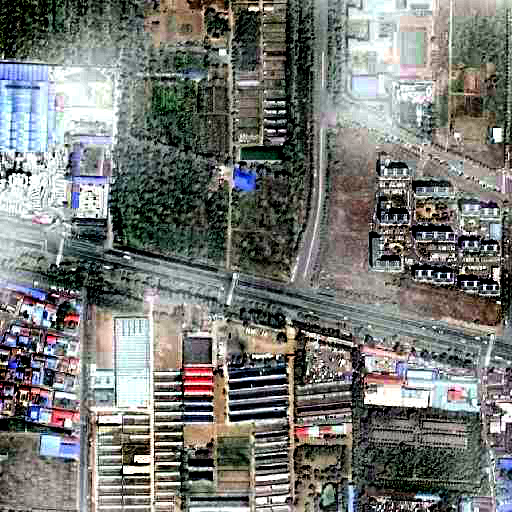
#> input picture results/Distributed_haze1k/test_thick/single_Image_Dehazing/001.png, 512 x 512 px; its folder holds 4 pictures in this run
$ python compute_metric.py
#> lines starting #> are read from the running program, lines starting #| are printed output that depends on the picture
### metrics.py
import os

from math import log10, sqrt
import cv2
import numpy as np

from scipy.stats import entropy


# [24 lines left out: functions PSNR, PSNR_for_dir, not called in this run]


def entropy_(image):
  gray_image = cv2.cvtColor(image, cv2.COLOR_BGR2GRAY)
  _bins = 128
  hist, _ = np.histogram(gray_image.ravel(), bins=_bins, range=(0, _bins))
  prob_dist = hist / hist.sum()
  image_entropy = entropy(prob_dist, base=2)
  return image_entropy


def entropy_for_dir(source_dir, destination_file):
  image_names = [file for file in os.listdir(source_dir) if not file.startswith('.')]
  entropy_scores = []
  for name in image_names:
    image = cv2.imread(os.path.join(source_dir, name))
#> image is the input picture: shape (512, 512, 3); mean B, G, R 116.8, 120.7, 118.6
    entr = entropy_(image)
#> in entropy_, `gray_image = cv2.cvtColor(image, cv2.COLOR_BGR2GRAY)`:
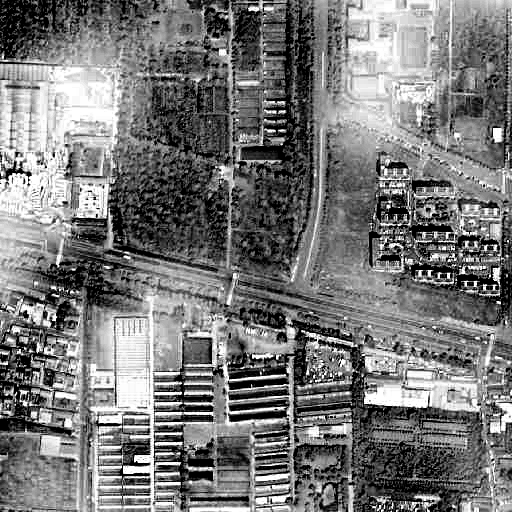
#> gray_image: shape (512, 512); min 0, max 255, mean 119.6
#> in entropy_, `hist, _ = np.histogram(gray_image.ravel(), bins=_bins, range=(0, _bins))`: hist = 128 values, max 18215 at index 0, min 499 at index 14, mean 1126.9
#> in entropy_, `prob_dist = hist / hist.sum()`: prob_dist = 128 values, max 0.126 at index 0, min 0.00346 at index 14, mean 0.00781
#> in entropy_, `image_entropy = entropy(prob_dist, base=2)`: image_entropy = 6.59
#> entr = 6.59
    entropy_scores.append(entr)
#> pass 2 of the loop in entropy_for_dir, `for name in image_names:`:
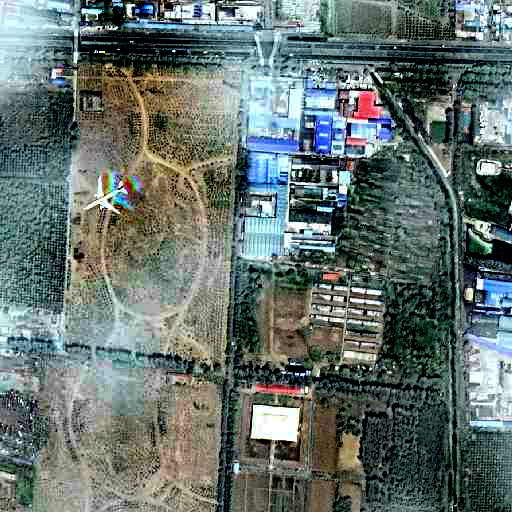
#> input picture results/Distributed_haze1k/test_thick/single_Image_Dehazing/002.png, 512 x 512 px
#> in entropy_for_dir, image is the input picture: shape (512, 512, 3); mean B, G, R 109.1, 113.5, 100.1
#> in entropy_ (call 2), `gray_image = cv2.cvtColor(image, cv2.COLOR_BGR2GRAY)`:
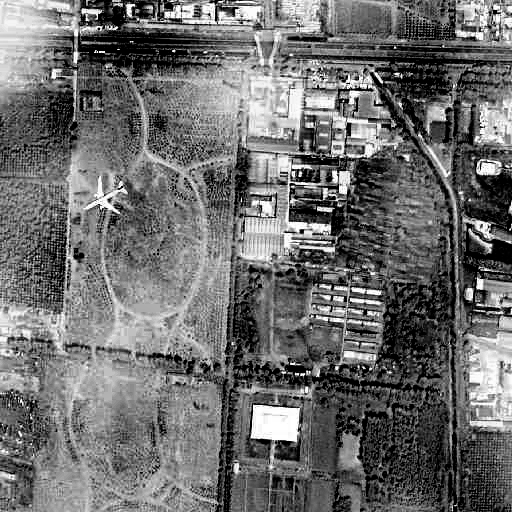
#> gray_image: shape (512, 512); min 0, max 255, mean 109
#> hist = 128 values, max 16453 at index 0, min 551 at index 11, mean 1254.4
#> prob_dist = 128 values, max 0.102 at index 0, min 0.00343 at index 11, mean 0.00781
#> image_entropy = 6.68
#> pass 3 of the loop in entropy_for_dir, `for name in image_names:`:
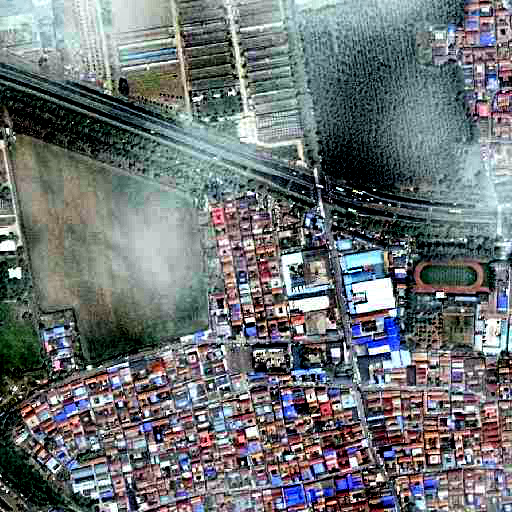
#> input picture results/Distributed_haze1k/test_thick/single_Image_Dehazing/003.png, 512 x 512 px
#> in entropy_for_dir, image is the input picture: shape (512, 512, 3); mean B, G, R 116.7, 114.6, 108.9
#> in entropy_ (call 3), `gray_image = cv2.cvtColor(image, cv2.COLOR_BGR2GRAY)`:
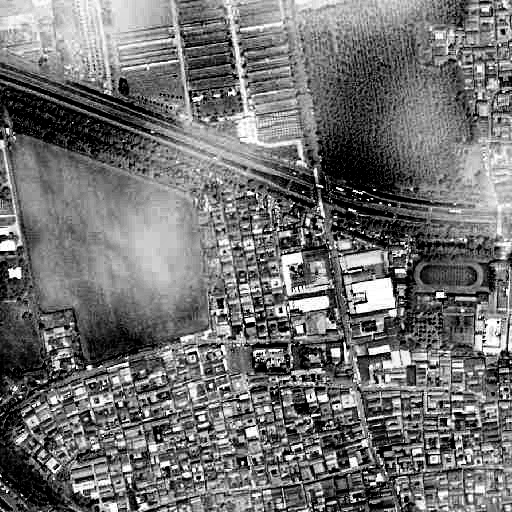
#> gray_image: shape (512, 512); min 0, max 255, mean 113.1
#> hist = 128 values, max 17080 at index 0, min 617 at index 19, mean 1182.2
#> prob_dist = 128 values, max 0.113 at index 0, min 0.00408 at index 19, mean 0.00781
#> image_entropy = 6.65
#> the loop made 4 passes; the first 3 are shown
  with open(destination_file, "a") as f:
    for idx, name in enumerate(image_names):
      f.write(f"{name}\t{entropy_scores[idx]}" + "\n")
    avg_score = sum(entropy_scores) / len(entropy_scores)
    f.write(f"\navg_score\t{avg_score}" + "\n")
  return avg_score

### compute_metric.py
from metrics import entropy_for_dir
import os

# source_dir = "datasets/small_data"
source_dir = "results/Distributed_haze1k/test_thick/single_Image_Dehazing/"
# destination_file = "metric_scores/small_data/original_images.txt"
destination_file = "metric_scores/Distributed_haze1k/test_thick/single_Image_Dehazing.txt"

def main():
    destination_path = destination_file[:destination_file.rfind('/')]
    os.makedirs(destination_path, exist_ok=True)
    avg_entropy = entropy_for_dir(source_dir, destination_file)
    print(f"avg entropy:\t{avg_entropy}")


if __name__ == "__main__":
    main()
